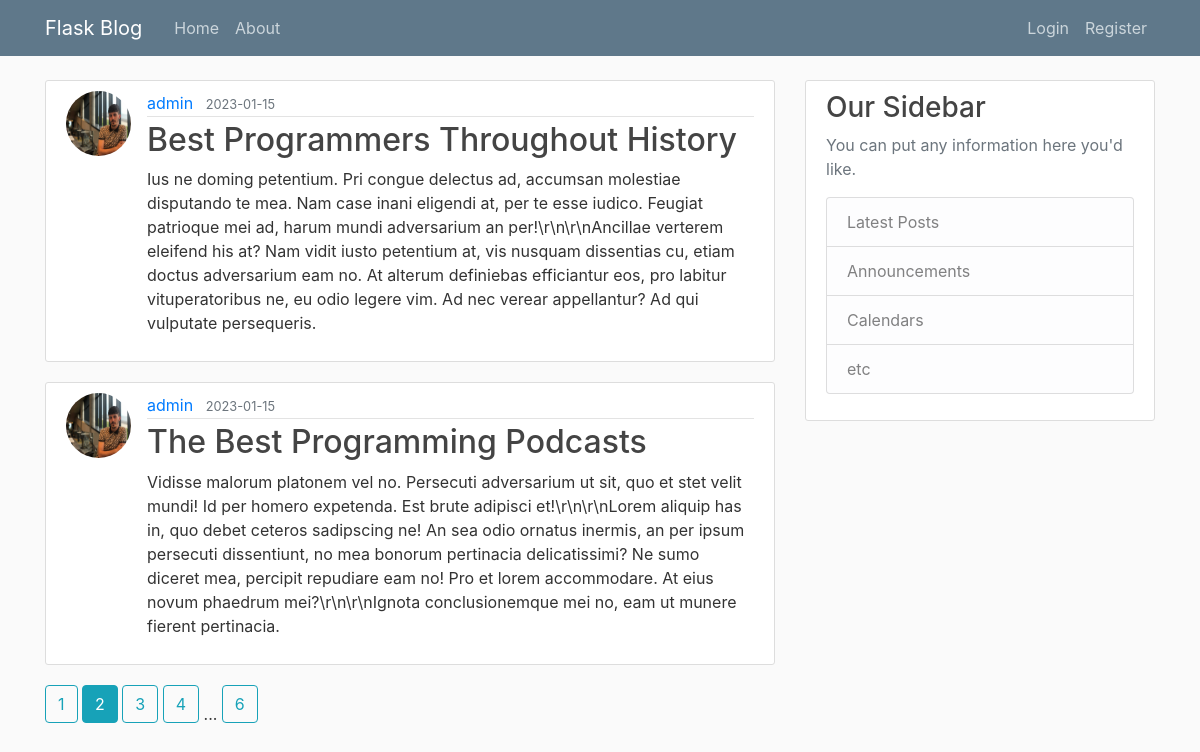
The page /home?page=2 on the database its author committed.
### flaskblog/models.py (models this page shows, shortened)
class Post(db.Model):
    id = db.Column(db.Integer, primary_key=True)
    title = db.Column(db.String(100), nullable=False)
    date_posted = db.Column(db.DateTime, nullable=False, default=datetime.utcnow)
    content = db.Column(db.Text, nullable=False)
    user_id = db.Column(db.Integer, db.ForeignKey("user.id"), nullable=False)

class User(db.Model, UserMixin):
    id = db.Column(db.Integer, primary_key=True)
    username = db.Column(db.String(20), unique=True, nullable=False)
    email = db.Column(db.String(120), unique=True, nullable=False)
    image_file = db.Column(db.String(20), nullable=False, default="default.jpg")
    password = db.Column(db.String(60), nullable=False)
    posts = db.relationship(
        "Post", backref="author", lazy=True
    )  # backref isn't the actual column in Post, but lets us access who is the user that created that post

### flaskblog/routes.py (the view)
@app.route("/")
@app.route("/home")
def home():
    page = request.args.get("page", 1, type=int)  # http://127.0.0.1:5000/home?page=1
    posts = Post.query.order_by(Post.date_posted.desc()).paginate(
        page=page, per_page=2
    )  # show newer posts first, paginate
    return render_template("home.html", posts=posts)

### flaskblog/templates/home.html
{% extends "layout.html" %} {% block content %} {% for post in posts.items %}
<article class="media content-section">
  <img
    class="rounded-circle article-img"
    src="{{ url_for('static', filename='profile_pics/' + post.author.image_file) }}"
  />
  <div class="media-body">
    <div class="article-metadata">
      <a class="mr-2" href="#">{{ post.author.username }}</a>
      <small class="text-muted"
        >{{ post.date_posted.strftime('%Y-%m-%d') }}</small
      >
    </div>
    <h2>
      <a class="article-title" href="{{ url_for('post', post_id=post.id) }}"
        >{{ post.title }}</a
      >
    </h2>
    <p class="article-content">{{ post.content }}</p>
  </div>
</article>
{% endfor %} {% for page_num in posts.iter_pages(left_edge=1, right_edge=1,
left_current=1, right_current=2) %} {% if page_num %} {% if posts.page ==
page_num %}
<a class="btn btn-info mb-4" href="{{ url_for('home', page=page_num) }}"
  >{{ page_num }}</a
>
{% else %}
<a class="btn btn-outline-info mb-4" href="{{ url_for('home', page=page_num) }}"
  >{{ page_num }}</a
>
{% endif %} {% else %} ... {% endif %} {% endfor %} {% endblock content %}

### flaskblog/static/main.css (style rules this page uses)
body { background: #fafafa; color: #333333; margin-top: 5rem; }
h1, h2, h3, h4, h5, h6 { color: #444444; }
.content-section { background: #ffffff; padding: 10px 20px; border: 1px solid #dddddd; border-radius: 3px; margin-bottom: 20px; }
.article-title { color: #444444; }
.article-content { white-space: pre-line; }
.article-img { height: 65px; width: 65px; margin-right: 16px; }
.article-metadata { padding-bottom: 1px; margin-bottom: 4px; border-bottom: 1px solid #e3e3e3 }

### rows shown on the page
Post: image_file (picture), author.username "admin", date_posted "2023-01-15", title "Best Programmers Throughout History", content "Ius ne doming petentium. Pri congue delectus ad, accumsan molestiae disputando te mea. Nam case inani eligendi at, per te esse iudico. Feugiat patrioque mei ad, harum mundi adversarium an per!\\r\\n\\r\\nAncillae verterem eleifend his at? Nam vidit iusto petentium at, vis nusquam dissentias cu, etiam doctus adversarium eam no. At alterum definiebas efficiantur eos, pro labitur vituperatoribus ne, eu odio legere vim. Ad nec verear appellantur? Ad qui vulputate persequeris."
Post: image_file (picture), author.username "admin", date_posted "2023-01-15", title "The Best Programming Podcasts", content "Vidisse malorum platonem vel no. Persecuti adversarium ut sit, quo et stet velit mundi! Id per homero expetenda. Est brute adipisci et!\\r\\n\\r\\nLorem aliquip has in, quo debet ceteros sadipscing ne! An sea odio ornatus inermis, an per ipsum persecuti dissentiunt, no mea bonorum pertinacia delicatissimi? Ne sumo diceret mea, percipit repudiare eam no! Pro et lorem accommodare. At eius novum phaedrum mei?\\r\\n\\r\\nIgnota conclusionemque mei no, eam ut munere fierent pertinacia."

### other values the page prints
{{ page_num }} "1" "3" "4" "6"
{{ page_num }} "2"
